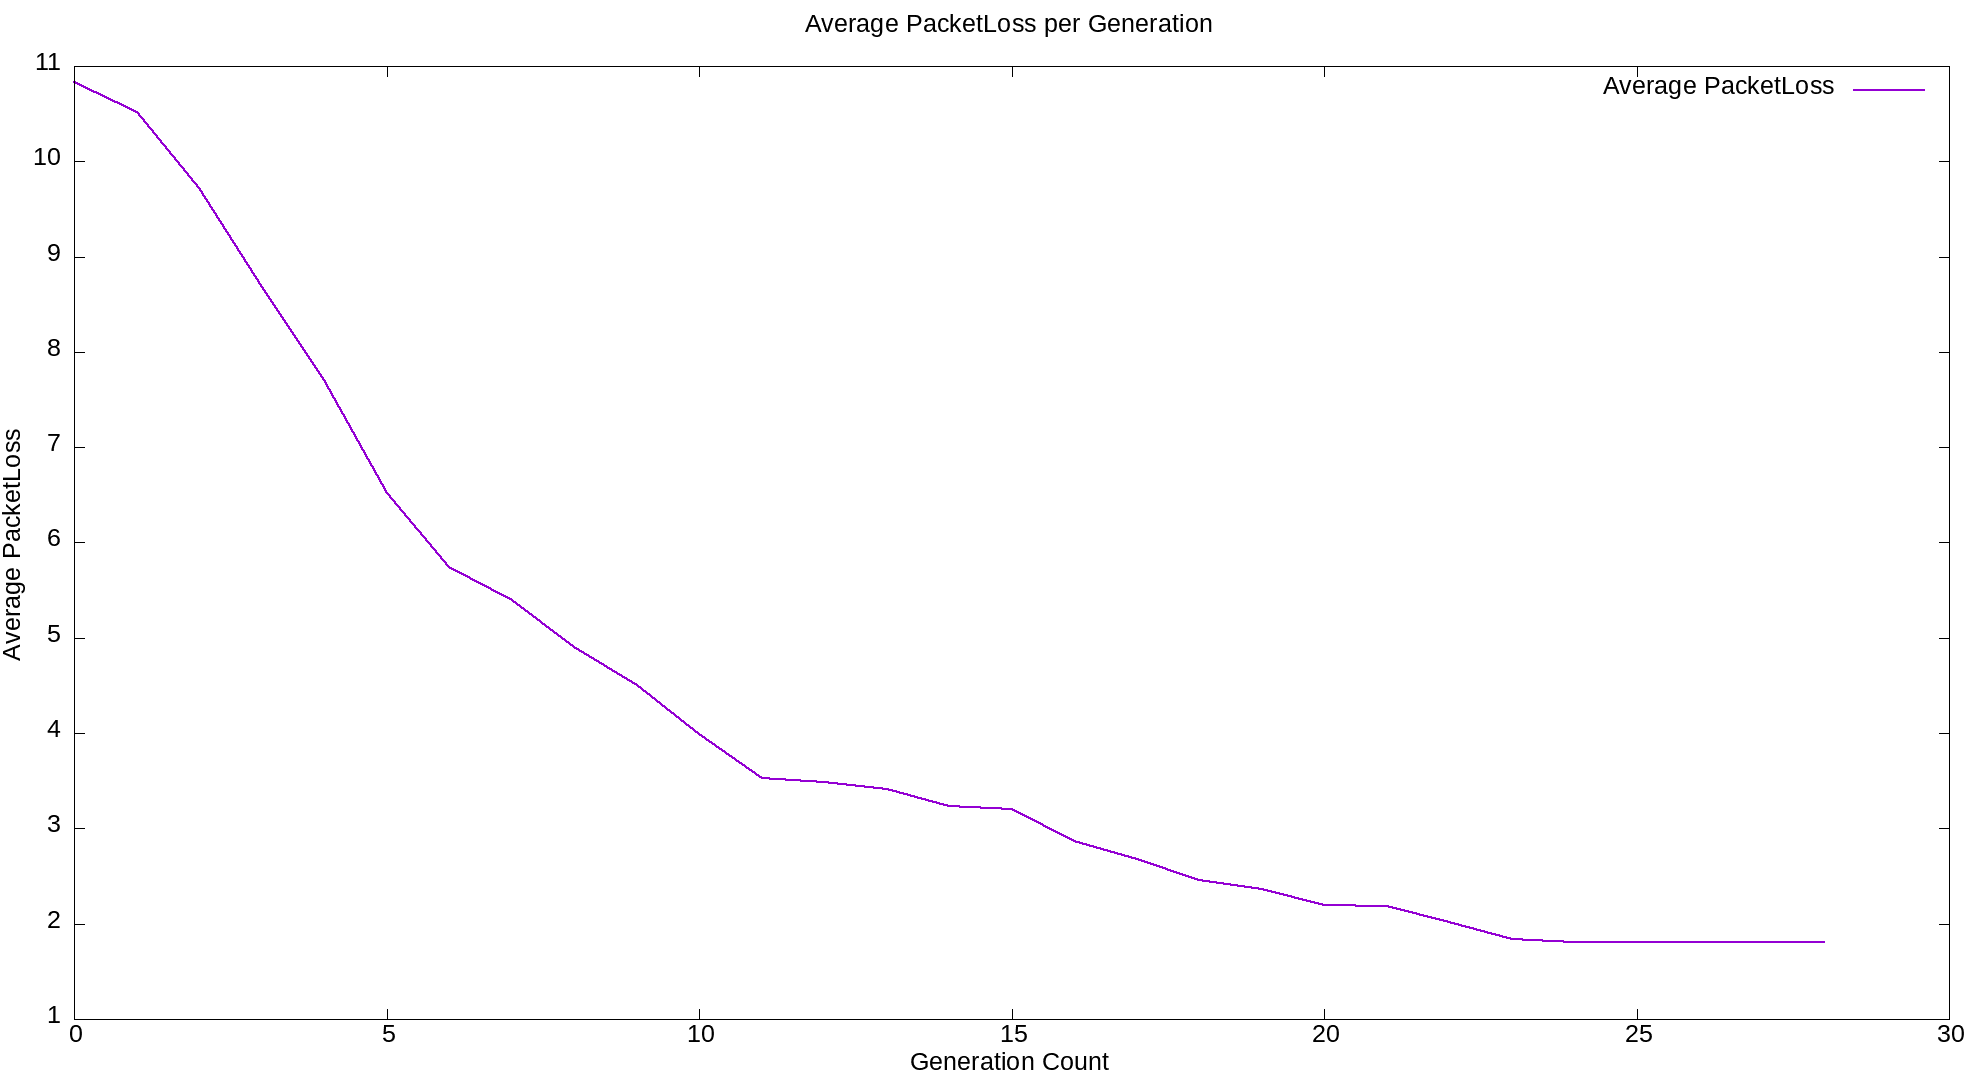

The gnuplot source for this figure:
set terminal png size 1980,1080 

set tics font ',19'
set key font ",19"
set xlabel font ",19"
set ylabel font ",19"
set title font ",19"

set title "Average PacketLoss per Generation"
set xlabel "Generation Count"
set ylabel "Average PacketLoss"

plot "avg_pktloss.txt" index 0 with lines linewidth 2 title 'Average PacketLoss'
     
     
set term png
set output "avg_pktloss.png"
replot
